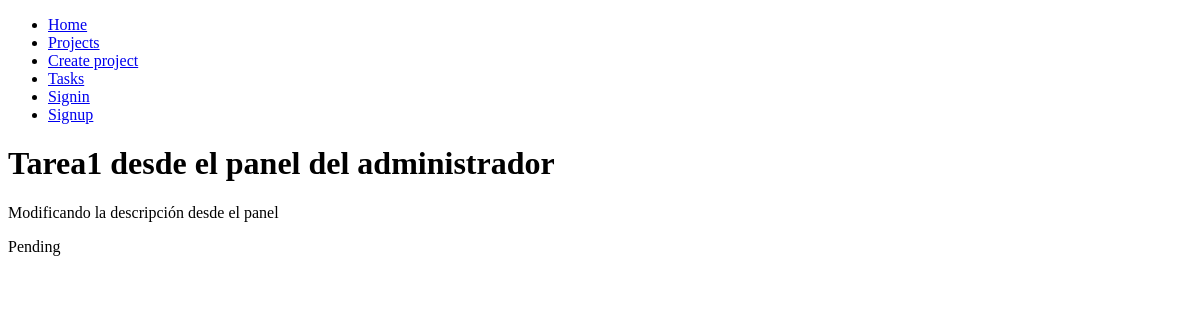
Before: /tasks/1 with the older database file.
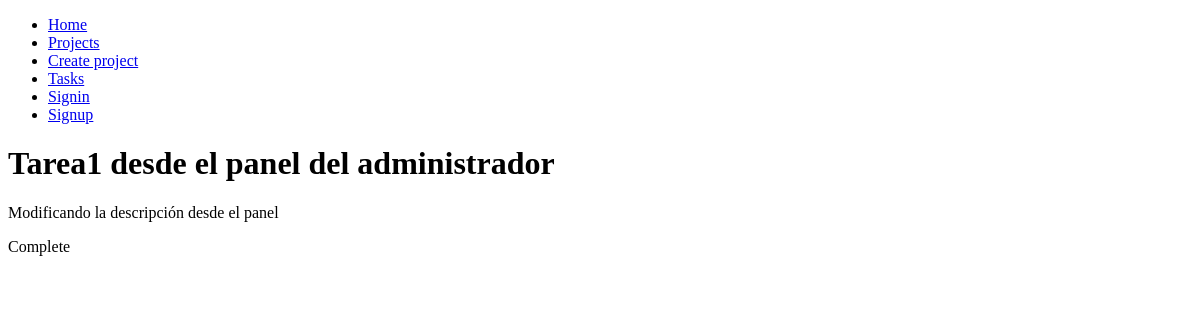
After: the same page with the newer database file.
### task/views.py (the view)
# urls.py: path('tasks/<int:task_id>', task_detail, name='task_detail'),
def task_detail(request,task_id):
    task = get_object_or_404(Task, pk = task_id)
    return render(request, 'task/task_detail.html', {
        'task': task
    })

### task/templates/task/task_detail.html
{% extends 'base.html' %}
{% block content %}
    <h1>{{ task.title }}</h1>
    <p>{{ task.description }}</p>
    {% if task.complete %}
        <p>Complete</p>
    {% else %}
        <p>Pending</p>
    {% endif %}
{% endblock %}

Changed rows visible on the page:
changed Task "Tarea1 desde el panel del administrador": complete False → True (drawn)
Other visible differences:
text no longer shown: "Pending"
text now shown: "Complete"
